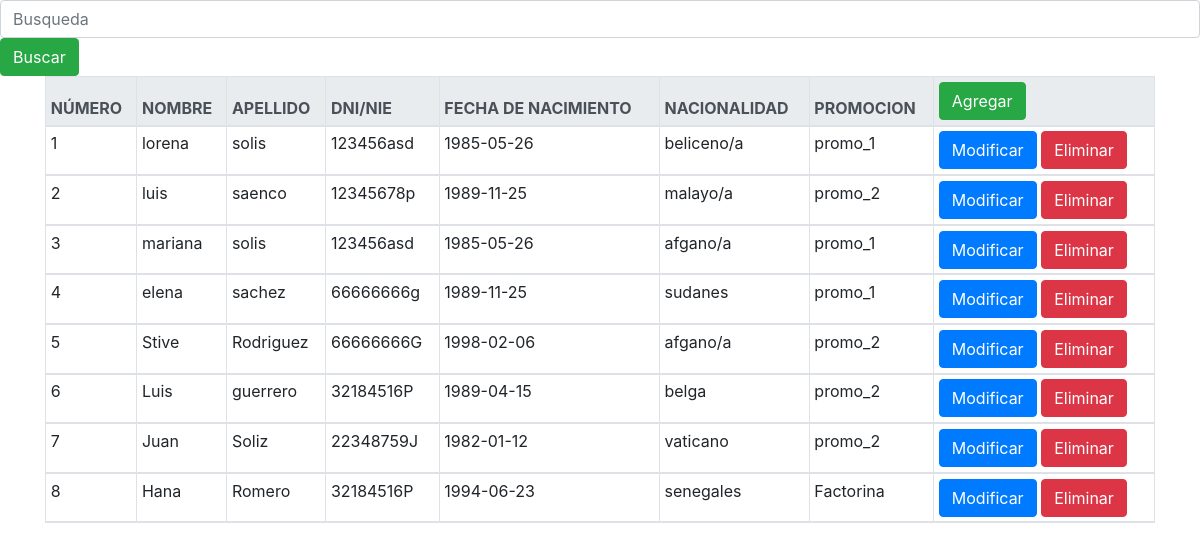
The page /Grupal3/php/listado_coders.php on the database its author committed.
### tables this page shows
CREATE TABLE `coder` (
  `id_coder` int(11) NOT NULL,
  `nombre` varchar(50) NOT NULL,
  `apellido` varchar(50) NOT NULL,
  `dni_nie` varchar(9) NOT NULL,
  `fecha_nac` date NOT NULL,
  `fk_nacionalidad` int(11) NOT NULL,
  `fk_promocion` int(11) NOT NULL,
  `estado` char(1) NOT NULL
);

CREATE TABLE `pais` (
  `id_pais` int(11) NOT NULL,
  `nombre` varchar(50) NOT NULL,
  `nacionalidad` varchar(50) NOT NULL
);

CREATE TABLE `promocion` (
  `id_promocion` int(11) NOT NULL,
  `nombre` varchar(50) NOT NULL,
  `ano` year(4) NOT NULL,
  `fk_fabrica` int(11) NOT NULL,
  `estado` char(1) NOT NULL
);

### Grupal3/php/listado_coders.php (the view, shortened to what this page needs)
<!DOCTYPE html>
<html>
<head>
	<link rel="stylesheet" type="text/css" href="https://stackpath.bootstrapcdn.com/bootstrap/4.4.0/css/bootstrap.min.css">
	<link rel="stylesheet" type="text/css" href="../css/style.css">
</head>
<body>
	<div class="table-sm table-responsive{-sm|-md|-lg|-xl}">
		<input type="" name="" placeholder="Busqueda" class="form-control mr-sm-2">
		<input type="submit" name="buscar" value="Buscar" class="btn btn-success">
	</div>
	<div class="container table-sm table-responsive{-sm|-md|-lg|-xl}">
		<table class="table table-bordered ">
			<thead class="thead-light">
				<tr>
					<th class="datos">número</th>
					<th class="datos">nombre</th>
					<th class="datos">apellido</th>
					<th class="datos">Dni/Nie</th>
					<th class="datos">Fecha de Nacimiento</th>
					<th class="datos">Nacionalidad</th>
					<th class="datos">Promocion</th>
					<th class="datos"><input type="submit" name="agregar" value="Agregar" id="agregar" class="btn btn-success"></th>
				</tr>
				<?php
					include 'conexion.php';
					$list="SELECT coder.nombre, coder.apellido, coder.dni_nie, coder.fecha_nac, pais.nacionalidad, promocion.nombre, coder.id_coder FROM coder,pais,promocion where coder.fk_nacionalidad=pais.id_pais AND coder.fk_promocion=promocion.id_promocion";
					$con_list=mysqli_query($link,$list);
					$cont=1;
					while ($arrlist= mysqli_fetch_array($con_list)) {?>
						<tr>
						<td><?php echo $cont; ?></td>
						<td><?php echo $arrlist[0]; ?></td>
						<td><?php echo $arrlist[1]; ?></td>
						<td><?php echo $arrlist[2]; ?></td>
						<td><?php echo $arrlist[3]; ?></td>
						<td><?php echo $arrlist[4]; ?></td>
						<td><?php echo $arrlist[5]; ?></td>
						<td><a href="modificar_coder.php?mod=<?php echo $arrlist[6]; ?>" class="btn btn-primary">Modificar</a>
						<a href="eliminar.php?eli=<?php echo $arrlist[6]; ?>" class="btn btn-danger">Eliminar</a></td>
						</tr>
					<?php
					$cont++;
					} ?>
			</thead>
		</table>
	</div>
</body>
</html>

### Grupal3/css/style.css (style rules this page uses)
.datos { text-transform: uppercase; }

### rows shown on the page
coder: nombre "lorena", apellido "solis", dni_nie "123456asd", fecha_nac "1985-05-26", fk_nacionalidad.nacionalidad "beliceno/a", fk_promocion.nombre "promo_1"
coder: nombre "luis", apellido "saenco", dni_nie "12345678p", fecha_nac "1989-11-25", fk_nacionalidad.nacionalidad "malayo/a", fk_promocion.nombre "promo_2"
coder: nombre "mariana", apellido "solis", dni_nie "123456asd", fecha_nac "1985-05-26", fk_nacionalidad.nacionalidad "afgano/a", fk_promocion.nombre "promo_1"
coder: nombre "elena", apellido "sachez", dni_nie "66666666g", fecha_nac "1989-11-25", fk_nacionalidad.nacionalidad "sudanes", fk_promocion.nombre "promo_1"
coder: nombre "Stive", apellido "Rodriguez", dni_nie "66666666G", fecha_nac "1998-02-06", fk_nacionalidad.nacionalidad "afgano/a", fk_promocion.nombre "promo_2"
coder: nombre "Luis", apellido "guerrero", dni_nie "32184516P", fecha_nac "1989-04-15", fk_nacionalidad.nacionalidad "belga", fk_promocion.nombre "promo_2"
coder: nombre "Juan", apellido "Soliz", dni_nie "22348759J", fecha_nac "1982-01-12", fk_nacionalidad.nacionalidad "vaticano", fk_promocion.nombre "promo_2"
coder: nombre "Hana", apellido "Romero", dni_nie "32184516P", fecha_nac "1994-06-23", fk_nacionalidad.nacionalidad "senegales", fk_promocion.nombre "Factorina"
